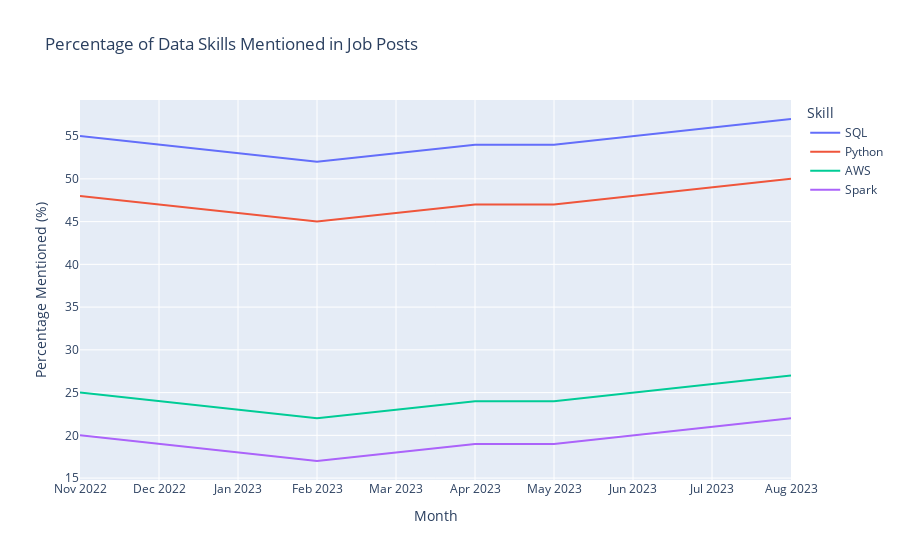

This figure's notebook cell:
### Markdown cell above
Line plot

### Code cell
import pandas as pd
import plotly.express as px

# Sample data
data = {
    'Month': ['Nov 2022', 'Dec 2022', 'Jan 2023', 'Feb 2023', 'Mar 2023', 'Apr 2023', 'May 2023', 'Jun 2023', 'Jul 2023', 'Aug 2023'],
    'SQL': [55, 54, 53, 52, 53, 54, 54, 55, 56, 57],
    'Python': [48, 47, 46, 45, 46, 47, 47, 48, 49, 50],
    'AWS': [25, 24, 23, 22, 23, 24, 24, 25, 26, 27],
    'Spark': [20, 19, 18, 17, 18, 19, 19, 20, 21, 22],
}

# Convert to DataFrame
df = pd.DataFrame(data)

# Melt the DataFrame to a long format
df_melted = df.melt(id_vars=['Month'], var_name='Skill', value_name='Percentage')

# Create the line plot
fig = px.line(df_melted, x='Month', y='Percentage', color='Skill', title='Percentage of Data Skills Mentioned in Job Posts')

# Customize the layout
fig.update_layout(
    xaxis_title='Month',
    yaxis_title='Percentage Mentioned (%)',
    legend_title='Skill'
)

# Show the plot
fig.show()
df

### Figure 1 — Plotly figure (JSON) as saved in the notebook; plotly's stock layout.template omitted (floating-point values rounded to 4 significant figures)
{"data": [{"hovertemplate": "Skill=SQL<br>Month=%{x}<br>Percentage=%{y}<extra></extra>", "legendgroup": "SQL", "line": {"color": "#636efa", "dash": "solid"}, "marker": {"symbol": "circle"}, "mode": "lines", "name": "SQL", "orientation": "v", "showlegend": true, "type": "scatter", "x": ["Nov 2022", "Dec 2022", "Jan 2023", "Feb 2023", "Mar 2023", "Apr 2023", "May 2023", "Jun 2023", "Jul 2023", "Aug 2023"], "xaxis": "x", "y": [55, 54, 53, 52, 53, 54, 54, 55, 56, 57], "yaxis": "y"}, {"hovertemplate": "Skill=Python<br>Month=%{x}<br>Percentage=%{y}<extra></extra>", "legendgroup": "Python", "line": {"color": "#EF553B", "dash": "solid"}, "marker": {"symbol": "circle"}, "mode": "lines", "name": "Python", "orientation": "v", "showlegend": true, "type": "scatter", "x": ["Nov 2022", "Dec 2022", "Jan 2023", "Feb 2023", "Mar 2023", "Apr 2023", "May 2023", "Jun 2023", "Jul 2023", "Aug 2023"], "xaxis": "x", "y": [48, 47, 46, 45, 46, 47, 47, 48, 49, 50], "yaxis": "y"}, {"hovertemplate": "Skill=AWS<br>Month=%{x}<br>Percentage=%{y}<extra></extra>", "legendgroup": "AWS", "line": {"color": "#00cc96", "dash": "solid"}, "marker": {"symbol": "circle"}, "mode": "lines", "name": "AWS", "orientation": "v", "showlegend": true, "type": "scatter", "x": ["Nov 2022", "Dec 2022", "Jan 2023", "Feb 2023", "Mar 2023", "Apr 2023", "May 2023", "Jun 2023", "Jul 2023", "Aug 2023"], "xaxis": "x", "y": [25, 24, 23, 22, 23, 24, 24, 25, 26, 27], "yaxis": "y"}, {"hovertemplate": "Skill=Spark<br>Month=%{x}<br>Percentage=%{y}<extra></extra>", "legendgroup": "Spark", "line": {"color": "#ab63fa", "dash": "solid"}, "marker": {"symbol": "circle"}, "mode": "lines", "name": "Spark", "orientation": "v", "showlegend": true, "type": "scatter", "x": ["Nov 2022", "Dec 2022", "Jan 2023", "Feb 2023", "Mar 2023", "Apr 2023", "May 2023", "Jun 2023", "Jul 2023", "Aug 2023"], "xaxis": "x", "y": [20, 19, 18, 17, 18, 19, 19, 20, 21, 22], "yaxis": "y"}], "layout": {"legend": {"title": {"text": "Skill"}, "tracegroupgap": 0}, "title": {"text": "Percentage of Data Skills Mentioned in Job Posts"}, "xaxis": {"anchor": "y", "domain": [0, 1], "title": {"text": "Month"}}, "yaxis": {"anchor": "x", "domain": [0, 1], "title": {"text": "Percentage Mentioned (%)"}}}}
